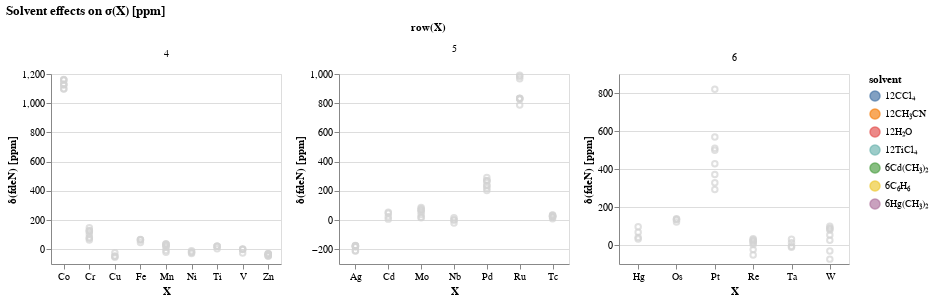

Here is the notebook cell this chart was saved with:
### Code cell
def plot_chart(ydata, ydata_title):
    
    hover = alt.selection_single(on='mouseover', nearest=True, empty='none')

    bckcolor='lightgray'
    
    base = alt.Chart(df_total).encode(
    x=alt.X('mol:O',
            axis=alt.Axis(title="X",labelAngle=0)
           ),
    y=alt.Y(ydata,
            axis=alt.Axis(title=ydata_title, 
                          format=",.0f")
           ),
    color=alt.condition(hover, 'solvent:N', alt.value(bckcolor))
    ).properties(
        width=230,
        height=190,
    )

    points = base.mark_point().add_selection(
        hover
    )

    text = base.mark_text(dy=-5).encode(
    text = 'variable:N',
    opacity = alt.condition(hover, alt.value(1), alt.value(0))
    )
    return points, text


def def_layer(points, text):
    mol_selected=alt.selection_multi(fields=['row'], bind='legend')
    layer=alt.layer(points, text).facet(
        facet=alt.Facet('row:N', title='row(X)'),
        spacing=10,
        title='Solvent effects on σ(X) [ppm]'
    )
    layer=layer.add_selection(mol_selected).transform_filter(mol_selected)
    layer=layer.resolve_scale(x='independent', y='independent')
    return layer


delta2_points, delta2_text=plot_chart('value', 'δ(fdeN) [ppm]')

layer2=def_layer(delta2_points, delta2_text)
layer2

### Figure 1 — Vega-Lite specification as saved in the notebook (floating-point values rounded to 4 significant figures; data arrays with more than 128 entries replaced by an {"elided": "..."} marker saying what was removed)
{"config": {"view": {"continuousWidth": 400, "continuousHeight": 300}}, "data": {"name": "data-f01ca9e43341ead6debacfdeb51e3abf"}, "facet": {"type": "nominal", "field": "row", "title": "row(X)"}, "spec": {"layer": [{"mark": "point", "encoding": {"color": {"condition": {"type": "nominal", "field": "solvent", "selection": "selector094"}, "value": "lightgray"}, "x": {"type": "ordinal", "axis": {"labelAngle": 0, "title": "X"}, "field": "mol"}, "y": {"type": "quantitative", "axis": {"format": ",.0f", "title": "δ(fdeN) [ppm]"}, "field": "value"}}, "height": 190, "selection": {"selector094": {"type": "single", "on": "mouseover", "nearest": true, "empty": "none"}, "selector095": {"type": "multi", "fields": ["row"], "bind": "legend"}}, "width": 230}, {"mark": {"type": "text", "dy": -5}, "encoding": {"color": {"condition": {"type": "nominal", "field": "solvent", "selection": "selector094"}, "value": "lightgray"}, "opacity": {"condition": {"value": 1, "selection": "selector094"}, "value": 0}, "text": {"type": "nominal", "field": "variable"}, "x": {"type": "ordinal", "axis": {"labelAngle": 0, "title": "X"}, "field": "mol"}, "y": {"type": "quantitative", "axis": {"format": ",.0f", "title": "δ(fdeN) [ppm]"}, "field": "value"}}, "height": 190, "width": 230}]}, "resolve": {"scale": {"x": "independent", "y": "independent"}}, "spacing": 10, "title": "Solvent effects on σ(X) [ppm]", "transform": [{"filter": {"selection": "selector095"}}], "$schema": "https://vega.github.io/schema/vega-lite/v4.8.1.json", "datasets": {"data-f01ca9e43341ead6debacfdeb51e3abf": {"elided": "136 records"}}}
